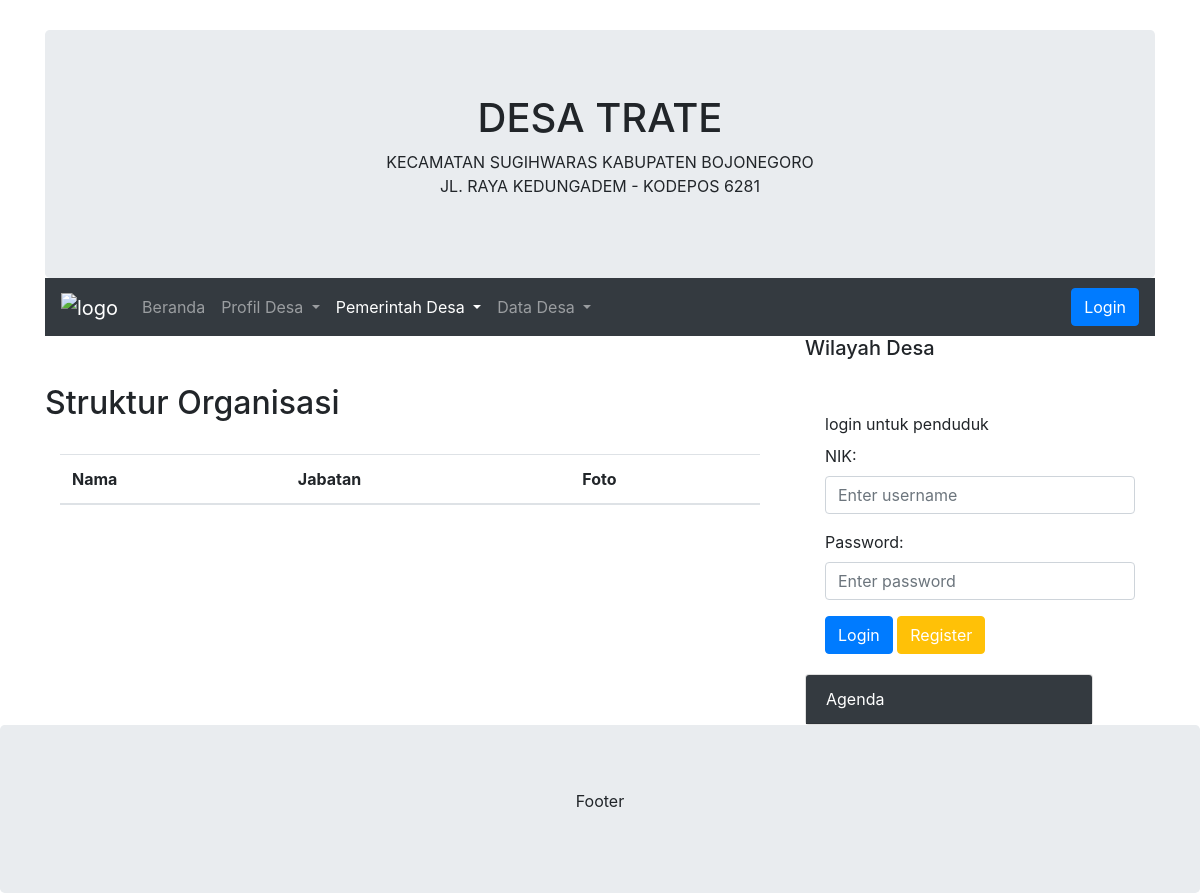
Before: /index.php/user/struktur with the older database file.
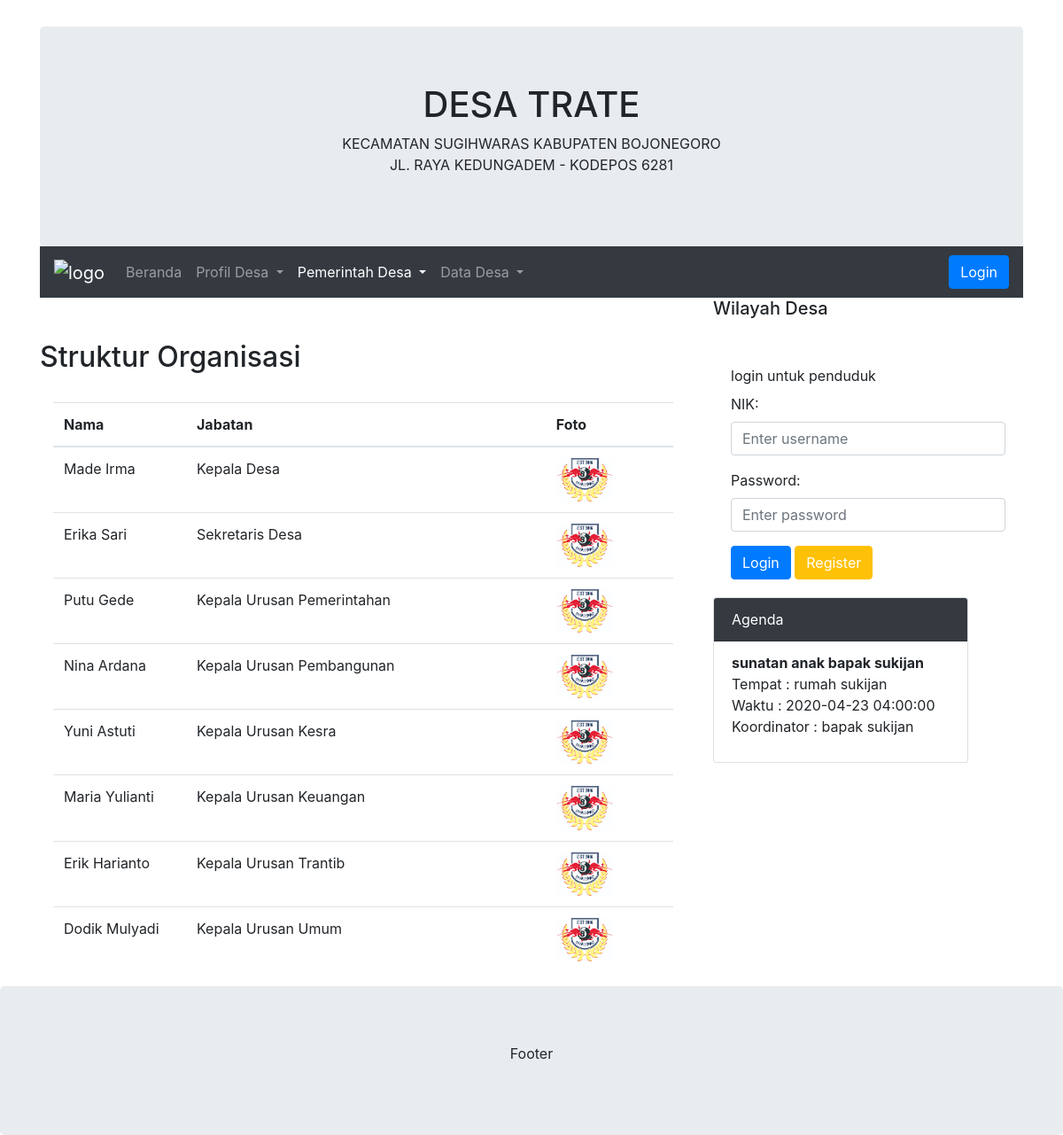
After: the same page with the newer database file.
### tables this page shows
CREATE TABLE `struktur_organisasi` (
  `id` int(11) NOT NULL,
  `id_penduduk` char(20) NOT NULL DEFAULT '',
  `jabatan` varchar(50) NOT NULL
);

CREATE TABLE `penduduk` (
  `nik` char(20) NOT NULL,
  `id_alamat` int(11) NOT NULL,
  `nama` varchar(50) NOT NULL,
  `status` enum('Hidup','Mati') NOT NULL DEFAULT 'Hidup',
  `nomor_kk` varchar(20) NOT NULL,
  `jenis_kelamin` enum('Laki-Laki','Perempuan') NOT NULL DEFAULT 'Laki-Laki',
  `agama` enum('Islam','Kristen Protestan','Kristen Katolik','Budha','Hindu','Konghucu','dll') NOT NULL DEFAULT 'Islam',
  `status_penduduk` enum('Tetap','Tidak Tetap','Pendatang') NOT NULL DEFAULT 'Tetap',
  `tempat_lahir` varchar(50) NOT NULL,
  `tgl_lahir` date NOT NULL,
  `pendidikan` enum('Tidak Sekolah','SD','SMP','SMA','S1','S2','S3','S4','D1','D2','D3','D4') NOT NULL DEFAULT 'Tidak Sekolah',
  `pekerjaan` varchar(20) NOT NULL,
  `status_kawin` enum('Kawin','Belum Kawin') NOT NULL DEFAULT 'Belum Kawin',
  `foto` varchar(50) NOT NULL
);

CREATE TABLE `agenda` (
  `id_agenda` int(11) NOT NULL,
  `id_user` int(11) NOT NULL,
  `koordinator` varchar(50) NOT NULL,
  `agenda` varchar(100) NOT NULL,
  `tempat` varchar(50) NOT NULL,
  `tanggal` date NOT NULL,
  `jam` time NOT NULL
);

### application/controllers/User.php (called while the page is built, shortened)
<?php
class User extends CI_Controller {
	function __construct() {
		$this->load->model('agenda_model');
		$this->load->model('struktur_model');
		$this->load->model('visi_model');
        $this->load->library('form_validation');
        $this->load->library('session');
        $this->load->library('curl');
        $this->load->helper('url');
    }
	public function struktur(){
		$data['title'] = "Desaku | Struktur Organisasi";
		$data["struktur"] = $this->struktur_model->getAll();
		$data['agenda'] = $this->agenda_model->get_agenda();
		$this->load->view('users/struktur_organisasi', $data);
	}
}

### index.php (called while the page is built, shortened)
<?php
require_once BASEPATH.'core/CodeIgniter.php';

### application/models/struktur_model.php (called while the page is built, shortened)
<?php defined('BASEPATH') OR exit('No direct script access allowed');
class struktur_model extends CI_Model
{
    public function getAll()
    {
        $this->db->select('*');
        $this->db->from('struktur_organisasi as s');
        $this->db->join('penduduk', 's.id_penduduk = penduduk.nik');
        return $this->db->get()->result_array();
    }
}

### application/models/agenda_model.php (called while the page is built, shortened)
<?php
class agenda_model extends CI_Model
{
    public function get_agenda()
    {
        $this->db->select('*');
        $this->db->from('agenda');
        $this->db->order_by('tanggal','ASC');
        $this->db->limit(3);
        $query = $this->db->get();
        return $query->result();
    }
}

### application/views/users/struktur_organisasi.php (the view, shortened to what the changed rows need)
<!DOCTYPE html>
<html lang="en">
<head>
  <link rel="stylesheet" href="https://maxcdn.bootstrapcdn.com/bootstrap/4.4.1/css/bootstrap.min.css">
</head>
<body>
<div class="container" style="margin-top:30px">
<div class="jumbotron text-center" style="margin-bottom:0">
  <h1>DESA TRATE</h1>
</div>
  <div class="row">
    <div class="col-sm-8">
      <br><br>
      <h2>Struktur Organisasi</h2><br>
      <div class="container">
      <table class="table">
          <thead>
            <tr>
              <th>Nama</th>
              <th>Jabatan</th>
              <th>Foto</th>
            </tr>
          </thead>
          <tbody>
          <?php foreach ($struktur as $s): ?>
									<tr>
										<td width="150">
											<?php echo $s['nama'] ?>
										</td>
										<td>
											<?php echo $s['jabatan'] ?>
										</td>
										<td>
                                        <img src="<?php echo base_url('upload/foto-penduduk/'.$s['foto']) ?>" width="64" />
										</td>
									</tr>
									<?php endforeach; ?>
          </tbody>
      </table>
      </div>
    </div>
    <?php $this->load->view("usersLogin/template/sidebar.php") ?>
  </div>
</div>
</body>
</html>

### application/views/usersLogin/template/sidebar.php (shortened to what the changed rows need)
<div class="col-sm-4">
            <div>
            <div class="card" style="width: 18rem;">
              <?php foreach ($agenda as $value) : ?>
              <ul class="list-group list-group-flush">
                <li class="list-group-item">
                   <b><?= $value->agenda; ?></b>
                   <p>Tempat : <?= $value->tempat; ?><br>
                   Waktu : <?= $value->tanggal; ?> <?= $value->jam; ?><br>
                   Koordinator : <?= $value->koordinator; ?></p>
              </li>
              </ul>
              <?php endforeach; ?>
            </div>
       </div>
      </div>

Changed rows visible on the page:
added struktur_organisasi: id_penduduk.nama "Made Irma", jabatan "Kepala Desa", id_penduduk.foto (picture)
added struktur_organisasi: id_penduduk.nama "Erika Sari", jabatan "Sekretaris Desa", id_penduduk.foto (picture)
added struktur_organisasi: id_penduduk.nama "Putu Gede", jabatan "Kepala Urusan Pemerintahan", id_penduduk.foto (picture)
added struktur_organisasi: id_penduduk.nama "Nina Ardana", jabatan "Kepala Urusan Pembangunan", id_penduduk.foto (picture)
added struktur_organisasi: id_penduduk.nama "Yuni Astuti", jabatan "Kepala Urusan Kesra", id_penduduk.foto (picture)
added struktur_organisasi: id_penduduk.nama "Maria Yulianti", jabatan "Kepala Urusan Keuangan", id_penduduk.foto (picture)
added struktur_organisasi: id_penduduk.nama "Erik Harianto", jabatan "Kepala Urusan Trantib", id_penduduk.foto (picture)
added struktur_organisasi: id_penduduk.nama "Dodik Mulyadi", jabatan "Kepala Urusan Umum", id_penduduk.foto (picture)
added agenda: agenda "sunatan anak bapak sukijan", tempat "rumah sukijan", tanggal "2020-04-23", jam "04:00:00", koordinator "bapak sukijan"
